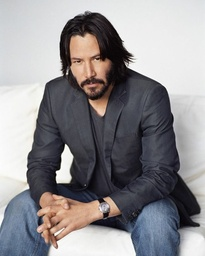
#> input picture source.jpg, 205 x 256 px, shrunk from 736 x 920 before the run
$ python photofilter.py
#> lines starting #> are read from the running program, lines starting #| are printed output that depends on the picture; after the words box and inside, x2 and y2 are one past the last pixel; in counts of white or black regions, pixels touching at a corner belong together
# Импортируем Pillow
from PIL import Image

# Функция bright отвечает за изменение яркости
# Первым параметром идёт имя jpg файла с фото
# вторым - имя под которым надо сохранить результат
# третьим параметром - значение яркости - если оно меньше единицы
# то будет затемнение, если больше - осветление картинки
def bright(source_name, result_name, brightness):
    source = Image.open(source_name)
    result = Image.new('RGB', source.size)
    for x in range(source.size[0]):
        for y in range(source.size[1]):
            r, g, b = source.getpixel((x, y))
            red = int(r * brightness)
            red = min(255, max(0, red))
            green = int(g * brightness)
            green = min(255, max(0, green))
            blue = int(b * brightness)
            blue = min(255, max(0, blue))
            result.putpixel((x, y), (red, green, blue))
    result.save(result_name, "JPEG")

# Функция negative преобразует фотографию в негатив
# Первым параметром идёт имя jpg файла с фото
# вторым - имя под которым надо сохранить результат
def negative(source_name, result_name):
    source = Image.open(source_name)
    result = Image.new('RGB', source.size)
    for x in range(source.size[0]):
        for y in range(source.size[1]):
            r, g, b = source.getpixel((x, y))
            result.putpixel((x, y), (255 - r, 255 - g, 255 - b))
    result.save(result_name, "JPEG")

# Функция white_black преобразует фото в черно белое
# Первым параметром идёт имя jpg файла с фото
# вторым - имя под которым надо сохранить результат
# третьим - яркость картинки
def white_black(source_name, result_name, brightness):
    source = Image.open(source_name)
    result = Image.new('RGB', source.size)
    separator = 255 / brightness / 2 * 3
    for x in range(source.size[0]):
        for y in range(source.size[1]):
            r, g, b = source.getpixel((x, y))
            total = r + g + b
            if total > separator:
                result.putpixel((x, y), (255, 255, 255))
            else:
                result.putpixel((x, y), (0, 0, 0))
    result.save(result_name, "JPEG")

# Функция gray_scale преобразует фото в оттенки серого
# Первым параметром идёт имя jpg файла с фото
# вторым - имя под которым надо сохранить результат
def gray_scale(source_name, result_name):
    source = Image.open(source_name)
    result = Image.new('RGB', source.size)
    for x in range(source.size[0]):
        for y in range(source.size[1]):
            r, g, b = source.getpixel((x, y))
            gray = int(r * 0.2126 + g * 0.7152 + b * 0.0722)
            result.putpixel((x, y), (gray, gray, gray))
    result.save(result_name, "JPEG")

# Функция sepia преобразует фото в сепию
# Первым параметром идёт имя jpg файла с фото
# вторым - имя под которым надо сохранить результат
def sepia(source_name, result_name):
    source = Image.open(source_name)
    result = Image.new('RGB', source.size)
    for x in range(source.size[0]):
        for y in range(source.size[1]):
            r, g, b = source.getpixel((x, y))
            red = int(r * 0.393 + g * 0.769 + b * 0.189)
            green = int(r * 0.349 + g * 0.686 + b * 0.168)
            blue = int(r * 0.272 + g * 0.534 + b * 0.131)
            result.putpixel((x, y), (red, green, blue))
    result.save(result_name, "JPEG")

# Функция contrast меняет контраст
# Первым параметром идёт имя jpg файла с фото
# вторым - имя под которым надо сохранить результат
# третий - коэффициент контраста - больше единицы чтобы повысить контрастность
def contrast(source_name, result_name, coefficient):
#> called with source_name = 'source.jpg', result_name = 'contrast.jpg', coefficient = 2
    source = Image.open(source_name)
#> source is the input picture: PIL image 205x256 RGB; mean R, G, B 143.1, 140.9, 143.8
    result = Image.new('RGB', source.size)
#> result: PIL image 205x256 RGB; every value is 0
    avg = 0
    for x in range(source.size[0]):
        for y in range(source.size[1]):
            r, g, b = source.getpixel((x, y))
            avg += r * 0.299 + g * 0.587 + b * 0.114
#> after the loop, avg = 7445967.6
    avg /= source.size[0] * source.size[1]
#> avg = 141.9
    palette = []
    for i in range(256):
        temp = int(avg + coefficient * (i - avg))
        if temp < 0:
            temp = 0
        elif temp > 255:
            temp = 255
        palette.append(temp)
#> this loop made 256 passes
#> after the loop, palette = 256 values from 0 to 255
    for x in range(source.size[0]):
        for y in range(source.size[1]):
            r, g, b = source.getpixel((x, y))
            result.putpixel((x, y), (palette[r], palette[g], palette[b]))
    result.save(result_name, "JPEG")

# Тестируем функции
contrast("source.jpg", "contrast.jpg", 2)
sepia("source.jpg", "sepia.jpg")
#> after the loop in sepia, `for x in range(source.size[0]):`:
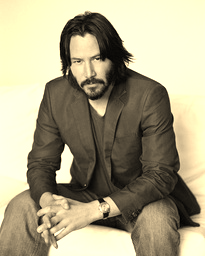
#> result: PIL image 205x256 RGB; mean R, G, B 168.3, 161, 132.5
bright("source.jpg", "bright_0.5.jpg", 0.5)
#> after the loop in bright, `for x in range(source.size[0]):`:
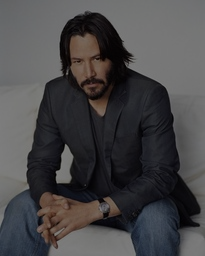
#> result: PIL image 205x256 RGB; mean R, G, B 71.3, 70.2, 71.7
bright("source.jpg", "bright_1.5.jpg", 1.5)
#> call 2 of bright, with source_name = 'source.jpg', result_name = 'bright_1.5.jpg', brightness = 1.5
#> after the loop in bright (call 2), `for x in range(source.size[0]):`:
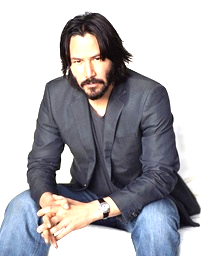
#> result: PIL image 205x256 RGB; mean R, G, B 173.9, 173.2, 178.2
negative("source.jpg", "negative.jpg")
#> after the loop in negative, `for x in range(source.size[0]):`:
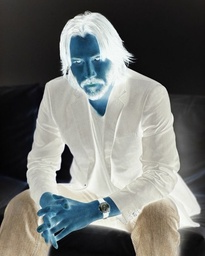
#> result: PIL image 205x256 RGB; mean R, G, B 111.9, 114.1, 111.2
white_black("source.jpg", "white_black_0.8.jpg", 0.8)
#> after the loop in white_black, `for x in range(source.size[0]):`:
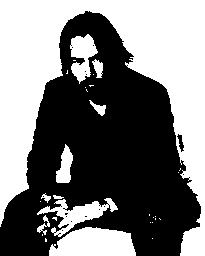
#> result: PIL image 205x256 RGB; 47.9% white; 30 white regions (20 under 20 px), largest, box (x1, y1, x2, y2) and area: (0, 0, 205, 256) 20403, (49, 227, 136, 256) 1977, (37, 198, 118, 237) 1078
white_black("source.jpg", "white_black_1.2.jpg", 1.2)
#> call 2 of white_black, with source_name = 'source.jpg', result_name = 'white_black_1.2.jpg', brightness = 1.2
#> after the loop in white_black (call 2), `for x in range(source.size[0]):`:
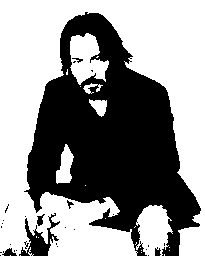
#> result: PIL image 205x256 RGB; 57.4% white; 29 black regions (22 under 20 px), largest, box (x1, y1, x2, y2) and area: (24, 12, 201, 256) 21466, (19, 213, 60, 256) 621, (2, 248, 17, 256) 68
gray_scale("source.jpg", "gray_scale.jpg")
#> after the loop in gray_scale, `for x in range(source.size[0]):`:
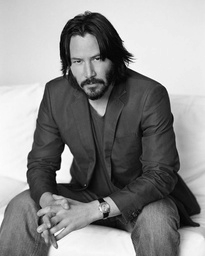
#> result: PIL image 205x256 RGB; min 0, max 254, mean 141.1
